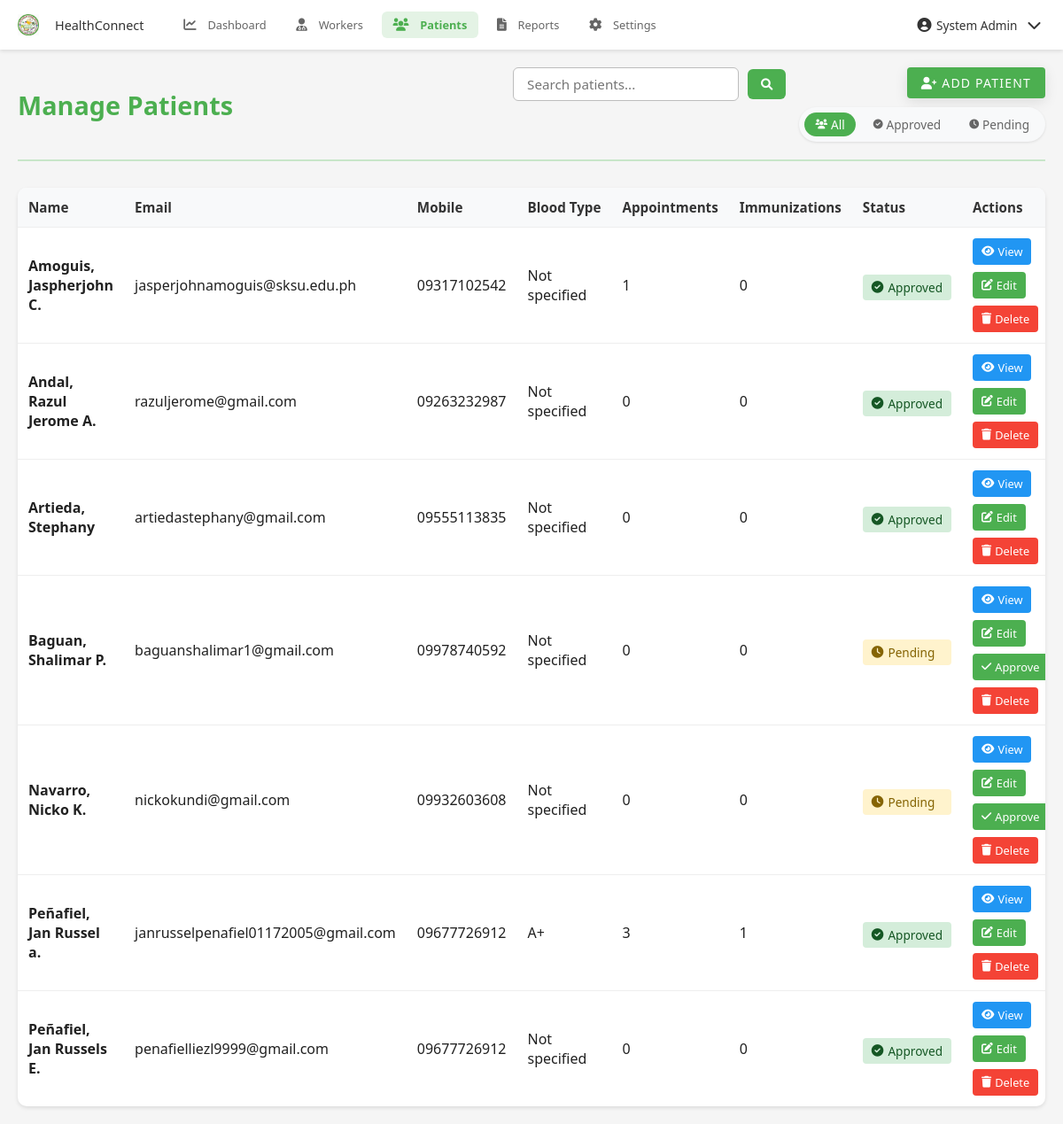
/pages/admin/patients.php (signed in), run on the app's committed database.
### tables this page shows
CREATE TABLE `patients` (
  `patient_id` int(11) NOT NULL,
  `user_id` int(11) DEFAULT NULL,
  `blood_type` varchar(5) DEFAULT NULL,
  `height` decimal(5,2) DEFAULT NULL,
  `weight` decimal(5,2) DEFAULT NULL,
  `emergency_contact_name` varchar(200) DEFAULT NULL,
  `emergency_contact_number` varchar(20) DEFAULT NULL,
  `emergency_contact_relationship` varchar(100) DEFAULT NULL,
  `created_at` timestamp NOT NULL DEFAULT current_timestamp(),
  `updated_at` timestamp NOT NULL DEFAULT current_timestamp() ON UPDATE current_timestamp(),
  `is_approved` tinyint(1) DEFAULT 0,
  `approved_at` timestamp NULL DEFAULT NULL
);

CREATE TABLE `users` (
  `user_id` int(11) NOT NULL,
  `role_id` int(11) DEFAULT NULL,
  `username` varchar(50) NOT NULL,
  `email` varchar(100) NOT NULL,
  `password` varchar(255) NOT NULL,
  `mobile_number` varchar(20) DEFAULT NULL,
  `first_name` varchar(100) NOT NULL,
  `middle_name` varchar(100) DEFAULT NULL,
  `last_name` varchar(100) NOT NULL,
  `gender` enum('Male','Female','Other') DEFAULT NULL,
  `date_of_birth` date DEFAULT NULL,
  `address` text DEFAULT NULL,
  `profile_picture` varchar(255) DEFAULT NULL,
  `is_active` tinyint(1) DEFAULT 1,
  `last_login` datetime DEFAULT NULL,
  `otp` varchar(6) DEFAULT NULL,
  `otp_expiry` datetime DEFAULT NULL,
  `created_at` timestamp NOT NULL DEFAULT current_timestamp(),
  `updated_at` timestamp NOT NULL DEFAULT current_timestamp() ON UPDATE current_timestamp()
);

### pages/admin/patients.php (the view, shortened to what this page needs)
<?php
$database = new Database();
$conn = $database->getConnection();
$search = isset($_GET['search']) ? trim($_GET['search']) : '';
$filter = isset($_GET['filter']) ? trim($_GET['filter']) : 'all';
$where_clause = '';
$page = isset($_GET['page']) ? (int)$_GET['page'] : 1;
$limit = 10;
$offset = ($page - 1) * $limit;
try {
    $query = "SELECT u.*, p.patient_id, p.blood_type, p.is_approved, p.approved_at,
              (SELECT COUNT(*) FROM appointments a WHERE a.patient_id = p.patient_id) as appointment_count,
              (SELECT COUNT(*) FROM immunization_records ir WHERE ir.patient_id = p.patient_id) as immunization_count
              FROM users u
              JOIN user_roles r ON u.role_id = r.role_id
              JOIN patients p ON u.user_id = p.user_id
              WHERE r.role_name = 'patient' " .
              ($where_clause ? str_replace('WHERE', 'AND', $where_clause) : '') .
              " ORDER BY u.last_name, u.first_name
              LIMIT :limit OFFSET :offset";
    $stmt = $conn->prepare($query);
    $stmt->bindValue(':limit', $limit, PDO::PARAM_INT);
    $stmt->bindValue(':offset', $offset, PDO::PARAM_INT);
    $stmt->execute();
    $patients = $stmt->fetchAll(PDO::FETCH_ASSOC);
} catch (PDOException $e) {
    error_log("Error fetching patients: " . $e->getMessage());
    $patients = [];
    $_SESSION['error'] = "Error fetching patients. Please try again.";
}
?>
<!DOCTYPE html>
<html lang="en">
<head>
    <?php include __DIR__ . '/../../includes/header_links.php'; ?>
</head>
<body>
    <?php include __DIR__ . '/../../includes/navbar.php'; ?>
    <div class="container">
        <div class="page-header">
            <h1>Manage Patients</h1>
            <div class="header-actions">
                <form class="search-form" action="" method="GET">
                    <input type="text" name="search" placeholder="Search patients..." value="<?php echo htmlspecialchars($search); ?>">
                    <button type="submit"><i class="fas fa-search"></i></button>
                </form>
                <div class="add-and-filter">
                    <button class="btn" onclick="showAddPatientModal()">
                        <i class="fas fa-user-plus"></i> Add Patient
                    </button>
                    <div class="filter-buttons">
                        <a href="?filter=all<?php echo $search ? '&search=' . urlencode($search) : ''; ?>"
                           class="btn-filter <?php echo $filter === 'all' ? 'active' : ''; ?>">
                            <i class="fas fa-users"></i> All
                        </a>
                        <a href="?filter=approved<?php echo $search ? '&search=' . urlencode($search) : ''; ?>"
                           class="btn-filter <?php echo $filter === 'approved' ? 'active' : ''; ?>">
                            <i class="fas fa-check-circle"></i> Approved
                        </a>
                        <a href="?filter=pending<?php echo $search ? '&search=' . urlencode($search) : ''; ?>"
                           class="btn-filter <?php echo $filter === 'pending' ? 'active' : ''; ?>">
                            <i class="fas fa-clock"></i> Pending
                        </a>
                    </div>
                </div>
            </div>
        </div>
        <div class="desktop-table">
            <?php if (!empty($patients)): ?>
                <table class="data-table">
                    <thead>
                        <tr>
                            <th>Name</th>
                            <th>Email</th>
                            <th>Mobile</th>
                            <th>Blood Type</th>
                            <th>Appointments</th>
                            <th>Immunizations</th>
                            <th>Status</th>
                            <th>Actions</th>
                        </tr>
                    </thead>
                    <tbody>
                        <?php foreach ($patients as $patient): ?>
                            <tr>
                                <td>
                                    <strong>
                                        <?php echo htmlspecialchars($patient['last_name'] . ', ' . $patient['first_name']); ?>
                                        <?php if ($patient['middle_name']): ?>
                                            <?php echo ' ' . htmlspecialchars($patient['middle_name'][0]) . '.'; ?>
                                        <?php endif; ?>
                                    </strong>
                                </td>
                                <td><?php echo htmlspecialchars($patient['email']); ?></td>
                                <td><?php echo htmlspecialchars($patient['mobile_number']); ?></td>
                                <td><?php echo htmlspecialchars($patient['blood_type'] ?: 'Not specified'); ?></td>
                                <td><?php echo $patient['appointment_count']; ?></td>
                                <td><?php echo $patient['immunization_count']; ?></td>
                                <td>
                                    <span class="approval-status <?php echo $patient['is_approved'] ? 'status-approved' : 'status-pending'; ?>">
                                        <i class="fas <?php echo $patient['is_approved'] ? 'fa-check-circle' : 'fa-clock'; ?>"></i>
                                        <?php echo $patient['is_approved'] ? 'Approved' : 'Pending'; ?>
                                    </span>
                                </td>
                                <td>
                                    <div class="table-actions">
                                        <a href="view_patient.php?id=<?php echo $patient['patient_id']; ?>" class="btn-action btn-view">
                                            <i class="fas fa-eye"></i> View
                                        </a>
                                        <a href="edit_patient.php?id=<?php echo $patient['patient_id']; ?>" class="btn-action btn-edit">
                                            <i class="fas fa-edit"></i> Edit
                                        </a>
                                        <?php if (!$patient['is_approved']): ?>
                                            <button class="btn-action btn-approve" onclick="approvePatient(<?php echo $patient['user_id']; ?>)">
                                                <i class="fas fa-check"></i> Approve
                                            </button>
                                        <?php endif; ?>
                                        <button class="btn-action btn-delete" onclick="confirmDelete(<?php echo $patient['user_id']; ?>)">
                                            <i class="fas fa-trash"></i> Delete
                                        </button>
                                    </div>
                                </td>
                            </tr>
                        <?php endforeach; ?>
                    </tbody>
                </table>
            <?php endif; ?>
        </div>
    </div>
</body>
</html>

### includes/header_links.php (shortened to what this page needs)
<link rel="stylesheet" href="/connect/assets/css/style.css">
<link rel="stylesheet" href="https://cdnjs.cloudflare.com/ajax/libs/font-awesome/6.0.0/css/all.min.css">
<link href="https://cdn.jsdelivr.net/npm/select2@4.1.0-rc.0/dist/css/select2.min.css" rel="stylesheet" />

### includes/navbar.php (shortened to what this page needs)
<?php
$current_page = basename($_SERVER['PHP_SELF']);
$is_admin = isset($_SESSION['role']) && $_SESSION['role'] === 'admin';
$is_health_worker = isset($_SESSION['role']) && $_SESSION['role'] === 'health_worker';
?>
<nav class="top-navbar">
    <div class="container">
        <a href="/connect/" class="navbar-brand">
            <img src="/connect/assets/images/health-center.jpg" alt="HealthConnect">
            HealthConnect
        </a>
        <div class="desktop-nav">
            <?php if ($is_admin): ?>
            <nav class="main-nav">
                <a href="/connect/pages/admin/dashboard.php" class="nav-link <?php echo $current_page === 'dashboard.php' ? 'active' : ''; ?>">
                    <i class="fas fa-chart-line"></i>
                    <span>Dashboard</span>
                </a>
                <a href="/connect/pages/admin/health_workers.php" class="nav-link <?php echo $current_page === 'health_workers.php' ? 'active' : ''; ?>">
                    <i class="fas fa-user-md"></i>
                    <span>Workers</span>
                </a>
                <a href="/connect/pages/admin/patients.php" class="nav-link <?php echo $current_page === 'patients.php' ? 'active' : ''; ?>">
                    <i class="fas fa-users"></i>
                    <span>Patients</span>
                </a>
                <a href="/connect/pages/admin/reports.php" class="nav-link <?php echo $current_page === 'reports.php' ? 'active' : ''; ?>">
                    <i class="fas fa-file-alt"></i>
                    <span>Reports</span>
                </a>
                <a href="/connect/pages/admin/settings.php" class="nav-link <?php echo $current_page === 'settings.php' ? 'active' : ''; ?>">
                    <i class="fas fa-cog"></i>
                    <span>Settings</span>
                </a>
            </nav>
            <?php endif; ?>
        </div>
        <div class="user-menu">
            <button class="user-menu-toggle">
                <i class="fas fa-user-circle"></i>
                <?php
                if ($is_admin) {
                    echo 'System Admin';
                } elseif ($is_health_worker) {
                    echo isset($_SESSION['name']) ? htmlspecialchars($_SESSION['name']) : 'Health Worker';
                } else {
                    echo isset($_SESSION['name']) ? htmlspecialchars($_SESSION['name']) : 'Patient';
                }
                ?>
                <i class="fas fa-chevron-down"></i>
            </button>
        </div>
    </div>
</nav>

### assets/css/style.css (style rules this page uses)
:root { --primary-color: #4CAF50; --primary-dark: #388E3C; --primary-light: #C8E6C9; --accent-color: #FF5722; --text-primary: #212121; --text-secondary: #757575; --divider-color: #BDBDBD; --background-color: #F5F5F5; --white: #FFFFFF; --error: #F44336; --warning: #FFC107; --info: #2196F3; --success: #4CAF50; }
* { margin: 0; padding: 0; box-sizing: border-box; font-family: 'Poppins', 'Segoe UI', Arial, sans-serif; }
html, body { height: 100%; background-color: var(--background-color); color: var(--text-primary); font-size: 16px; overflow-x: hidden; }
a { color: var(--primary-dark); text-decoration: none; transition: color 0.3s ease; }
.container { width: 100%; max-width: 1200px; margin: 0 auto; padding: 0 20px; }
.btn { display: inline-block; padding: 14px 28px; background-color: var(--primary-color); color: var(--white); border-radius: 30px; font-weight: 600; text-transform: uppercase; letter-spacing: 1.2px; transition: all 0.3s ease; cursor: pointer; border: none; box-shadow: 0 4px 15px rgba(0,0,0,0.1); }
.data-table { width: 100%; border-collapse: collapse; }
.data-table th, .data-table td { padding: 12px 15px; text-align: left; border-bottom: 1px solid var(--divider-color); }
.data-table th { background-color: var(--primary-light); font-weight: 500; }
.nav-link { display: flex; align-items: center; padding: 0.5rem 0.75rem; color: var(--text-secondary); font-size: 0.9rem; font-weight: 500; text-decoration: none; border-radius: 4px; transition: all 0.2s ease; }
.nav-link i { margin-right: 0.4rem; font-size: 1rem; }
.nav-link:hover, .nav-link.active { color: var(--primary-color); background-color: var(--primary-light); }
.nav-link.active { font-weight: 600; }
.user-menu { position: relative; margin-left: auto; }
.user-menu-toggle { display: flex; align-items: center; padding: 0.5rem 0.75rem; background: none; border: none; color: var(--text-secondary); font-size: 0.9rem; font-weight: 500; cursor: pointer; border-radius: 4px; transition: all 0.2s ease; }
.user-menu-toggle i { margin-left: 0.4rem; }
.navbar-brand { display: flex; align-items: center; gap: 10px; color: var(--white); text-decoration: none; font-size: 1rem; font-weight: 600; }
.navbar-brand img { height: 40px; width: auto; }
.page-header { display: flex; justify-content: space-between; align-items: center; margin-bottom: 30px; padding: 20px 0; border-bottom: 2px solid var(--primary-light); }
.page-header h1 { color: var(--primary-color); margin: 0; font-size: 1.8rem; }
.header-actions { display: flex; gap: 15px; align-items: center; }
.search-form { display: flex; gap: 10px; align-items: center; }
.search-form input { padding: 8px 15px; border: 1px solid var(--divider-color); border-radius: 6px; min-width: 250px; font-size: 0.95rem; }
.search-form button { background: var(--primary-color); color: white; border: none; padding: 8px 15px; border-radius: 6px; cursor: pointer; transition: background-color 0.3s ease; }
.data-table th { background: var(--primary-light); color: var(--primary-dark); font-weight: 600; text-align: left; padding: 15px; font-size: 0.95rem; }
.data-table td { padding: 15px; border-bottom: 1px solid var(--divider-color); color: var(--text-primary); }
.data-table tr:last-child td { border-bottom: none; }
.btn-action { padding: 6px 12px; border-radius: 4px; border: none; cursor: pointer; font-size: 0.9rem; display: inline-flex; align-items: center; gap: 5px; transition: all 0.3s ease; }
.btn-view { background: var(--info); color: white; }
.btn-edit { background: var(--primary-color); color: white; }
.btn-delete { background: var(--error); color: white; }
body { padding-top: 60px; padding-bottom: 70px; }

### data on the page
patients: user.first_name "Amoguis, Jaspherjohn", user.middle_name "C", user.email "jasperjohnamoguis@sksu.edu.ph", user.mobile_number "09317102542", blood_type "Not specified", appointment_count "1", immunization_count "0", is_approved 1 (drawn)
patients: user.first_name "Andal, Razul Jerome", user.middle_name "A", user.email "razuljerome@gmail.com", user.mobile_number "09263232987", blood_type "Not specified", appointment_count "0", immunization_count "0", is_approved 1 (drawn)
patients: user.first_name "Artieda, Stephany", user.email "artiedastephany@gmail.com", user.mobile_number "09555113835", blood_type "Not specified", appointment_count "0", immunization_count "0", is_approved 1 (drawn)
patients: user.first_name "Baguan, Shalimar", user.middle_name "P", user.email "baguanshalimar1@gmail.com", user.mobile_number "09978740592", blood_type "Not specified", appointment_count "0", immunization_count "0", is_approved 0 (drawn)
patients: user.first_name "Navarro, Nicko", user.middle_name "K", user.email "nickokundi@gmail.com", user.mobile_number "09932603608", blood_type "Not specified", appointment_count "0", immunization_count "0", is_approved 0 (drawn)
patients: user.first_name "Peñafiel, Jan Russel", user.middle_name "a", user.email "janrusselpenafiel01172005@gmail.com", user.mobile_number "09677726912", blood_type "A+", appointment_count "3", immunization_count "1", is_approved 1 (drawn)
patients: user.first_name "Peñafiel, Jan Russels", user.middle_name "E", user.email "penafielliezl9999@gmail.com", user.mobile_number "09677726912", blood_type "Not specified", appointment_count "0", immunization_count "0", is_approved 1 (drawn)
